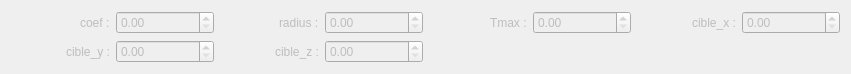
          <widget class="QWidget" name="ForceAttractionWidget" native="true">
           <property name="enabled">
            <bool>false</bool>
           </property>
           <property name="geometry">
            <rect>
             <x>190</x>
             <y>480</y>
             <width>851</width>
             <height>74</height>
            </rect>
           </property>
           <layout class="QGridLayout" name="gridLayout_9">
            <item row="0" column="0">
             <layout class="QHBoxLayout" name="horizontalLayout_102">
              <item alignment="Qt::AlignRight">
               <widget class="QLabel" name="label_100">
                <property name="text">
                 <string>coef :</string>
                </property>
               </widget>
              </item>
              <item>
               <widget class="QDoubleSpinBox" name="ForceAttractionCoef"/>
              </item>
             </layout>
            </item>
            <item row="0" column="1">
             <layout class="QHBoxLayout" name="horizontalLayout_103">
              <item alignment="Qt::AlignRight">
               <widget class="QLabel" name="label_101">
                <property name="text">
                 <string>radius :</string>
                </property>
               </widget>
              </item>
              <item>
               <widget class="QDoubleSpinBox" name="ForceAttractionRadius"/>
              </item>
             </layout>
            </item>
            <item row="0" column="2">
             <layout class="QHBoxLayout" name="horizontalLayout_104">
              <item alignment="Qt::AlignRight">
               <widget class="QLabel" name="label_102">
                <property name="text">
                 <string>Tmax :</string>
                </property>
               </widget>
              </item>
              <item>
               <widget class="QDoubleSpinBox" name="ForceAttractionTmax"/>
              </item>
             </layout>
            </item>
            <item row="0" column="3">
             <layout class="QHBoxLayout" name="horizontalLayout_105">
              <item alignment="Qt::AlignRight">
               <widget class="QLabel" name="label_103">
                <property name="text">
                 <string>cible_x :</string>
                </property>
               </widget>
              </item>
              <item>
               <widget class="QDoubleSpinBox" name="ForceAttractionciblex"/>
              </item>
             </layout>
            </item>
            <item row="1" column="0">
             <layout class="QHBoxLayout" name="horizontalLayout_106">
              <item alignment="Qt::AlignRight">
               <widget class="QLabel" name="label_104">
                <property name="text">
                 <string>cible_y :</string>
                </property>
               </widget>
              </item>
              <item>
               <widget class="QDoubleSpinBox" name="ForceAttractioncibley"/>
              </item>
             </layout>
            </item>
            <item row="1" column="1">
             <layout class="QHBoxLayout" name="horizontalLayout_107">
              <item alignment="Qt::AlignRight">
               <widget class="QLabel" name="label_105">
                <property name="text">
                 <string>cible_z :</string>
                </property>
               </widget>
              </item>
              <item>
               <widget class="QDoubleSpinBox" name="ForceAttractionciblez"/>
              </item>
             </layout>
            </item>
           </layout>
          </widget>
